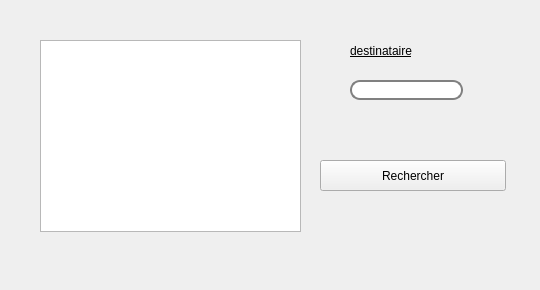
      <widget class="QWidget" name="tab_12">
       <attribute name="title">
        <string>Rechecher courrier</string>
       </attribute>
       <widget class="QLabel" name="label">
        <property name="geometry">
         <rect>
          <x>-10</x>
          <y>-10</y>
          <width>531</width>
          <height>281</height>
         </rect>
        </property>
        <property name="styleSheet">
         <string notr="true">background-image: url(:/bg.jpg);</string>
        </property>
        <property name="text">
         <string/>
        </property>
        <property name="pixmap">
         <pixmap>../60342173_2276972439287605_1529191567795945472_n.jpg</pixmap>
        </property>
       </widget>
       <widget class="QTableView" name="tabcourrier_2">
        <property name="geometry">
         <rect>
          <x>40</x>
          <y>40</y>
          <width>261</width>
          <height>192</height>
         </rect>
        </property>
       </widget>
       <widget class="QLineEdit" name="lineEdit_cin_4">
        <property name="geometry">
         <rect>
          <x>350</x>
          <y>80</y>
          <width>113</width>
          <height>20</height>
         </rect>
        </property>
        <property name="styleSheet">
         <string notr="true">QLineEdit {
    border: 2px solid gray;
    border-radius: 10px;
    padding: 0 8px;
    background: white;
    selection-background-color: darkgray;
}</string>
        </property>
       </widget>
       <widget class="QPushButton" name="pb_ajouter_11">
        <property name="geometry">
         <rect>
          <x>320</x>
          <y>160</y>
          <width>186</width>
          <height>31</height>
         </rect>
        </property>
        <property name="styleSheet">
         <string notr="true">QPushButton#pb_ajouter_10 {
    background-color: grey;
    border-style: outset;
    border-width: 2px;
    border-radius: 10px;
    border-color: beige;
    font: bold 14px;
    min-width: 10em;
    padding: 6px;
}
</string>
        </property>
        <property name="text">
         <string>Rechercher</string>
        </property>
       </widget>
       <widget class="QLabel" name="label_38">
        <property name="geometry">
         <rect>
          <x>350</x>
          <y>40</y>
          <width>111</width>
          <height>21</height>
         </rect>
        </property>
        <property name="styleSheet">
         <string notr="true">font: 12pt &quot;Andalus&quot;;
text-decoration: underline;</string>
        </property>
        <property name="text">
         <string>destinataire</string>
        </property>
       </widget>
      </widget>
